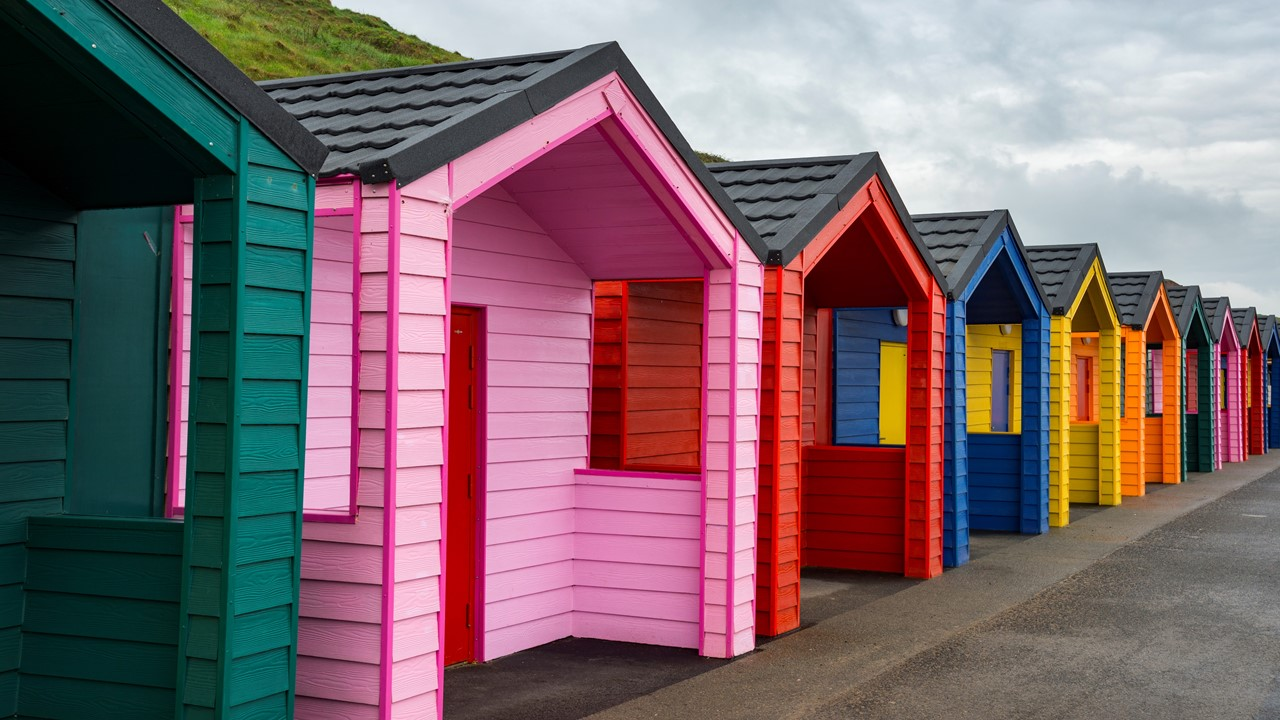
#> input picture Resources/Images/colors_houses.jpg, 1280 x 720 px, given in place of the camera
$ python 03-c.DetectingContors.py
#> lines starting #> are read from the running program, lines starting #| are printed output that depends on the picture; after the words box and inside, x2 and y2 are one past the last pixel; in counts of white or black regions, pixels touching at a corner belong together
#!/usr/bin/env python

"""03-c.DetectingContours.py:
 Contours are outlines or the boundaries of the shape.
 You can build a project to detect certain types of shapes.
 For example: with a round shape, you can detect all the coins present in the image.
 The project is good to understand how to detect objects with different kinds of shapes.
 approxPolyDP() and findContours() methods.
 Camara OutputPictures
 Note: for contour loop from authentise."""

import cv2

__author__ = "Mickaël Dias"
__copyright__ = "Copyright 2020, OpenCV-projects-with-Python"
__license__ = "MIT"
__version__ = "1.0.0"
__maintainer__ = "Mickaël Dias"
__email__ = "industry4.0all.gmail.com"
__status__ = "Production"

# Frame dimensions and set camara
frameWidth = 640
frameHeight = 480
cap = cv2.VideoCapture(1)
cap.set(3, frameWidth)
cap.set(4, frameHeight)

while True:
    success, imageCamara = cap.read()
#> imageCamara is the input picture: shape (720, 1280, 3); mean B, G, R 107.6, 102.4, 124.8

    # ESC button to break the while loop
    escapeButton = 27

    # Edge functions
    imageGray = cv2.cvtColor(imageCamara, cv2.COLOR_BGR2GRAY)
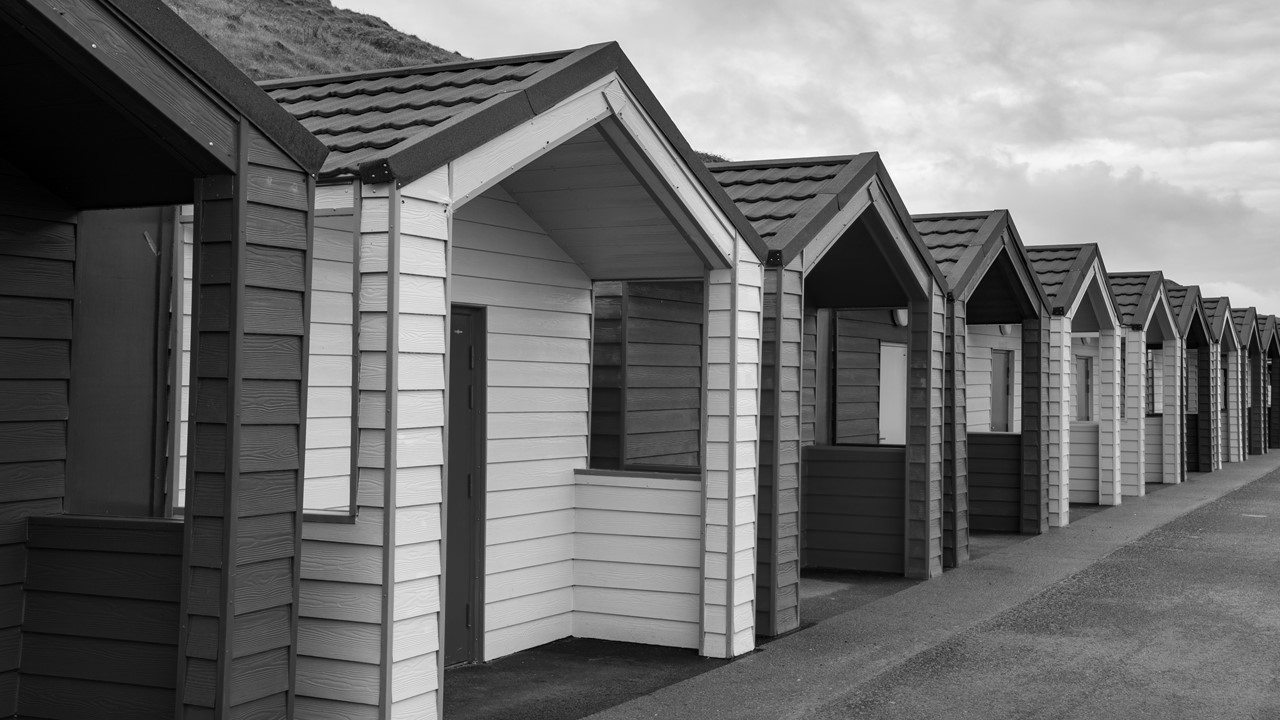
#> imageGray: shape (720, 1280); min 0, max 255, mean 109.7
    imageBlurBilateral = cv2.bilateralFilter(imageGray, 5, 175, 175, cv2.BORDER_DEFAULT)  # Better to preserve edges
    imageCanny = cv2.Canny(imageBlurBilateral, 180, 200, cv2.BORDER_DEFAULT)
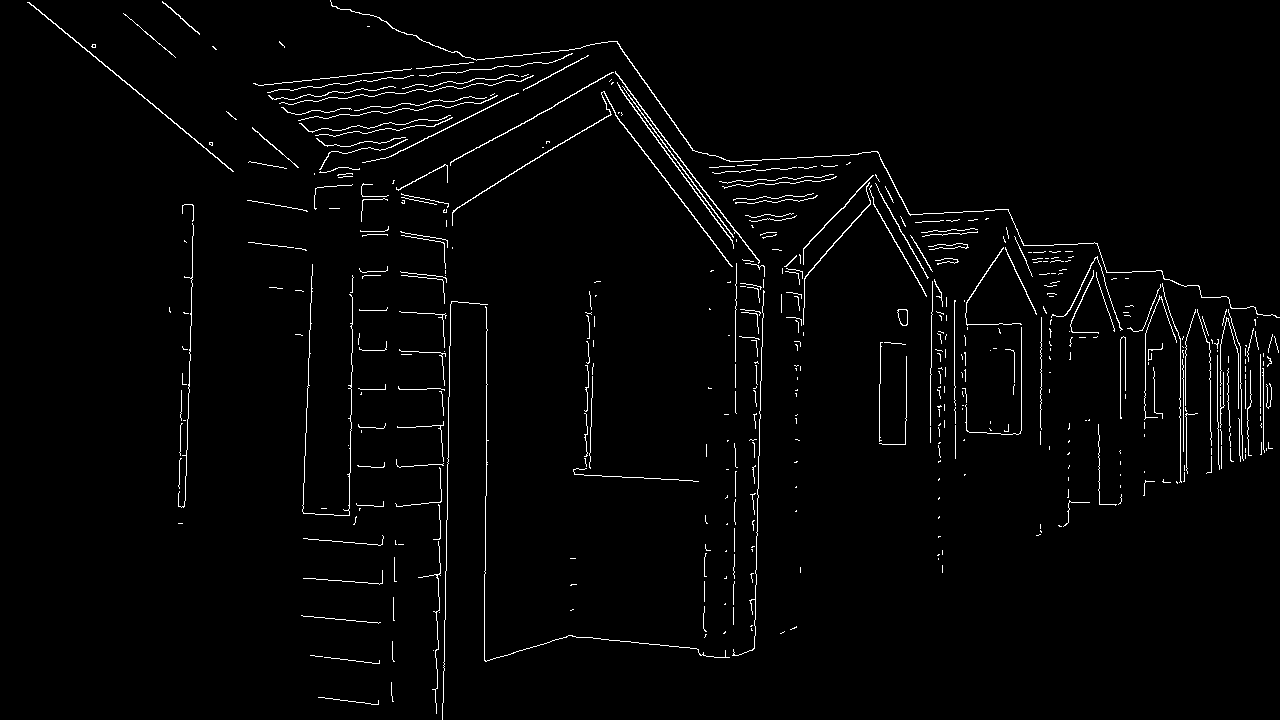
#> imageCanny: shape (720, 1280); 2.1% white in thin lines or dots

    # Finding Contours
    contours, hierarchy = cv2.findContours(imageCanny, cv2.RETR_TREE, cv2.CHAIN_APPROX_SIMPLE)
#> contours = 470 contours, 448 with area under 20; largest, box (x1, y1, x2, y2) and area: (452, 91, 733, 267) 231, (330, 0, 1280, 318) 174, (27, 2, 234, 172) 165, (615, 71, 760, 264) 144, (897, 309, 908, 326) 131

    # approxPolyDP
    contour_list = []
    for contour in contours:
        approx = cv2.approxPolyDP(contour, 0.02 * cv2.arcLength(contour, True), True)
        area = cv2.contourArea(contour)
        if (len(approx) > 8) & (len(approx) < 16) & (area > 30):  # polygons with greater than 8 vertices
            contour_list.append(contour)
#> this loop made 470 passes
#> (approx, area) on passes 1, 3, 5: ([[318, 697], [378, 704], [378, 700], [377, 704]], 0.5), ([[324, 657], [379, 663], [379, 660], [372, 663]], 0.5), ([[433, 650]], 0)
#> after the loop, contour_list = []

    # Draw Contours
    cv2.drawContours(imageCamara, contour_list, -1, (230, 153, 0), 2)  # rgb(0, 153, 230)
    cv2.drawContours(imageBlurBilateral, contour_list, -1, (0, 0, 0), 2)

    cv2.imshow("Camara", imageCamara)
    cv2.imshow("Edges", imageBlurBilateral)

    if cv2.waitKey(1) & 0xFF == escapeButton:  # For 'q' use: ord('q'):
#> (key q is pressed here)
        break

cap.release()
cv2.destroyAllWindows()
